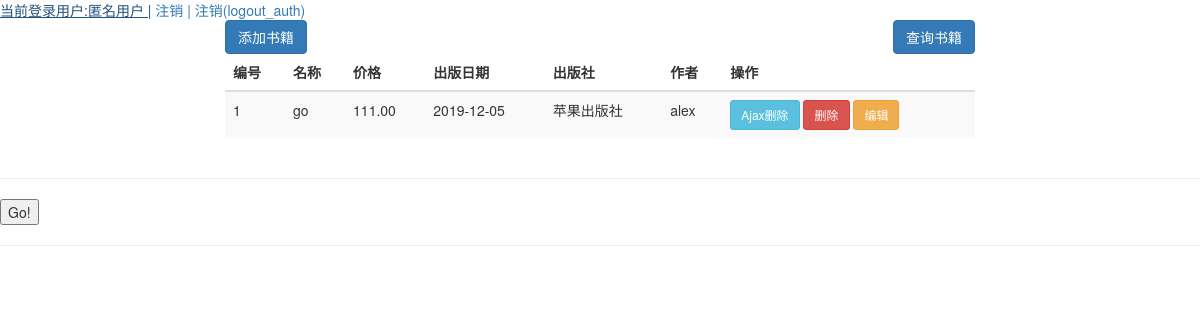
Before: / with the older database file.
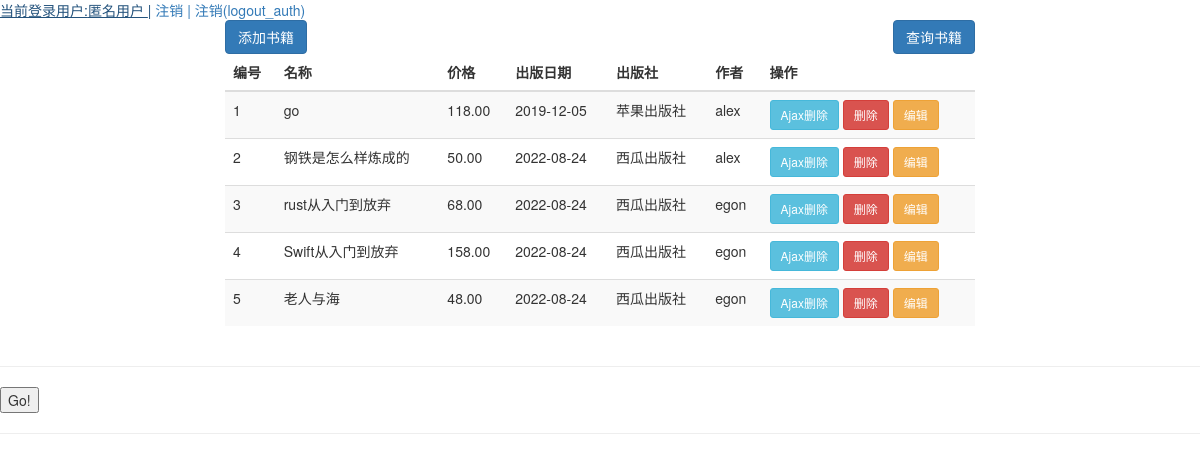
After: the same page with the newer database file.
### book/models.py (models this page shows, shortened)
class Book(models.Model):
    id = models.AutoField(primary_key=True)
    title = models.CharField(max_length=32)
    pub_date = models.DateField()
    price = models.DecimalField(max_digits=8, decimal_places=2)
    publisher = models.ForeignKey(to="Publish", on_delete=models.CASCADE)
    authors = models.ManyToManyField("Author")

class Publish(models.Model):
    name = models.CharField(max_length=32)
    email = models.CharField(max_length=32)
    addr = models.CharField(max_length=32)

class Author(models.Model):
    name = models.CharField(max_length=32)
    age = models.IntegerField()
    ad = models.OneToOneField("AuthorDetail", on_delete=models.CASCADE)

### book/views.py (the view)
# urls.py: path('', views.books),
def books(request):
    book_list = Book.objects.all()
    return render(request, "books.html", locals())

### book/utils/MyMiddleWares.py (called while the page is built)
    def process_request(self, request):
        pass

    def process_response(self, request, response):
        return response

    def process_view(self, request, callback, callback_args, callback_kwargs):
        res = callback(request, *callback_args)
        return res

    def process_request(self, request):
        pass

    def process_response(self, request, response):
        return response

    def process_request(self, request):
        if request.path in ["/login_auth/", "/reg/", "/books/", "/"]:
            return None
        if not request.user.id:
            return redirect("/login_auth/")

### templates/books.html (shortened to what this page needs)
<!DOCTYPE html>
<html lang="en">
<head>
    <link rel="stylesheet" href="../static/bootstrap/css/bootstrap.css">
</head>
<body>
<a>当前登录用户:{{ request.user.username|default:"匿名用户" }} |</a>
<a href="/logout/">注销 |</a>
<a href="/logout_auth/">注销(logout_auth)</a>
<div class="container">
    <div class="row">
        <div class="col-md-8 col-md-offset-2">
            <a href="/book/add/" class="btn btn-primary">添加书籍</a>
            <a class="btn btn-primary" style="float: right">查询书籍</a>
             <table class="table table-striped table-hover">
                 <thead>
                      <tr>
                          <th>编号</th>
                          <th>名称</th>
                          <th>价格</th>
                          <th>出版日期</th>
                          <th>出版社</th>
                          <th>作者</th>
                          <th>操作</th>
                      </tr>
                 </thead>
                 <tbody>
                      {% for book in book_list %}
                      <tr>
                          <td>{{ forloop.counter }}</td>
                          <td>{{ book.title }}</td>
                          <td>{{ book.price }}</td>
                          <td>{{ book.pub_date|date:"Y-m-d" }}</td>
                          <td>{{ book.publisher.name }}</td>
                          <td>
                              {% for author in book.authors.all  %}
                              <span>{{ author.name }}</span>
                              {% endfor %}
                          </td>
                          <td>
                              <a pk="{{ book.id }}" class="btn btn-info btn-sm ajaxbtn" href="javascript:void(0)">Ajax删除</a>
                              <a href="/book/delete/{{ book.id }}" class="btn btn-danger btn-sm">删除</a>
                              <a href="/book/edit/{{ book.id }}" class="btn btn-warning btn-sm">编辑</a>
                          </td>
                      </tr>
                      {% endfor %}
                 </tbody>
             </table>
        </div>
    </div>
</div>
<hr>
<button id="i1">Go!</button>
<hr>
</body>
</html>

Changed rows visible on the page:
changed Book "go": price "111.00" → "118.00"
added Book: title "钢铁是怎么样炼成的", price "50.00", pub_date "2022-08-24", publisher.name "西瓜出版社", Author (name "alex")
added Book: title "rust从入门到放弃", price "68.00", pub_date "2022-08-24", publisher.name "西瓜出版社"
now on this page (row unchanged): Author: name "egon"
added Book: title "Swift从入门到放弃", price "158.00", pub_date "2022-08-24", publisher.name "西瓜出版社"
added Book: title "老人与海", price "48.00", pub_date "2022-08-24", publisher.name "西瓜出版社"
